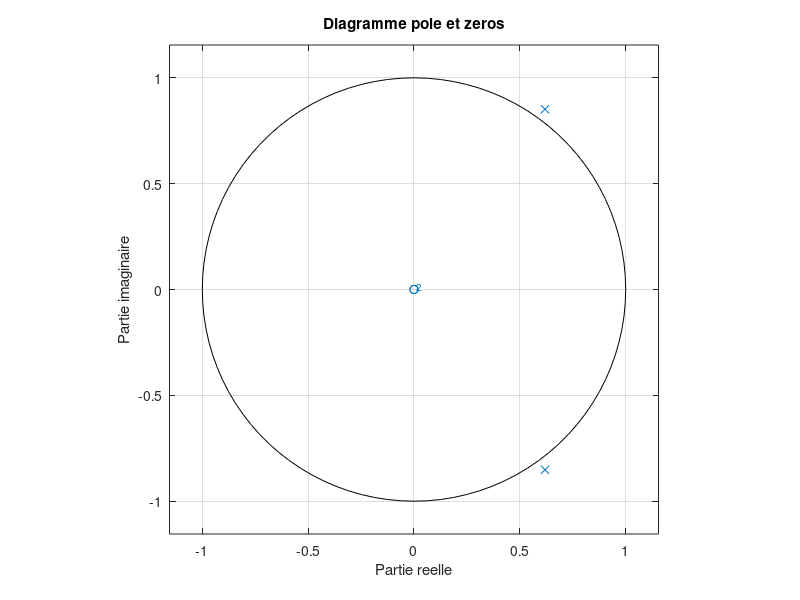
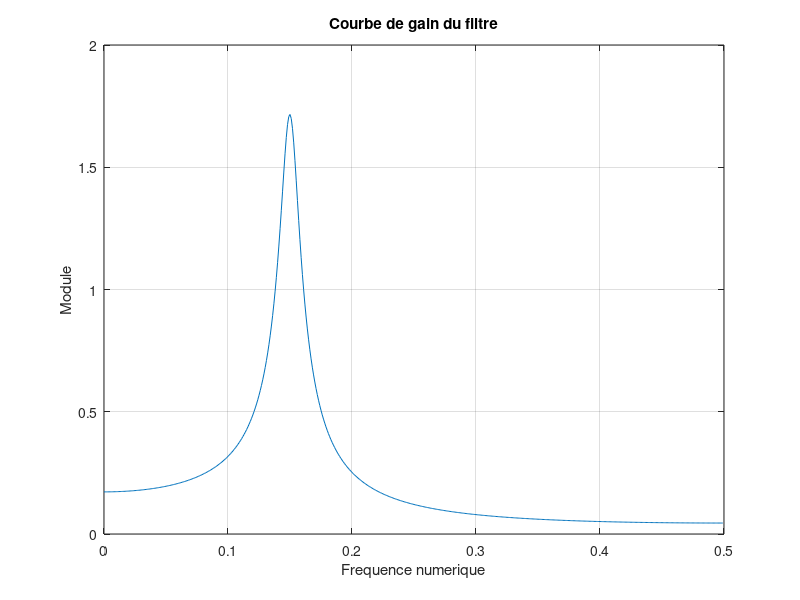
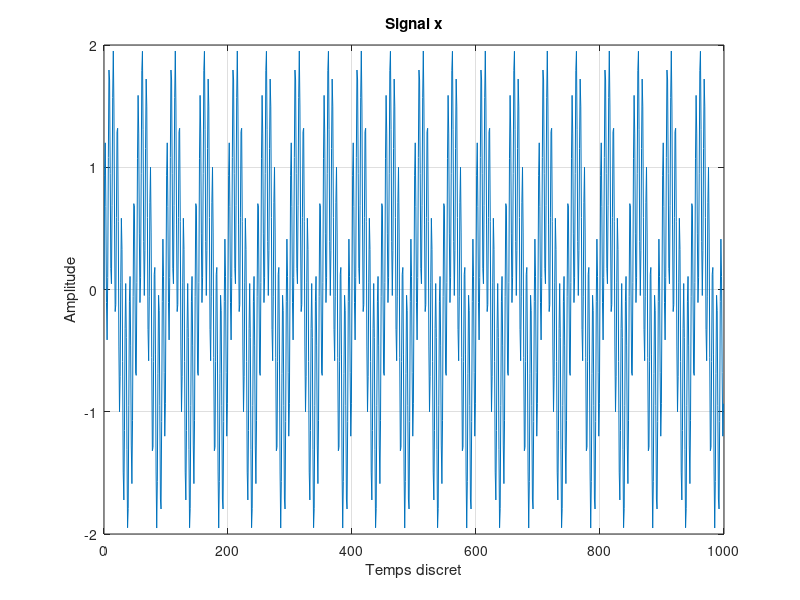
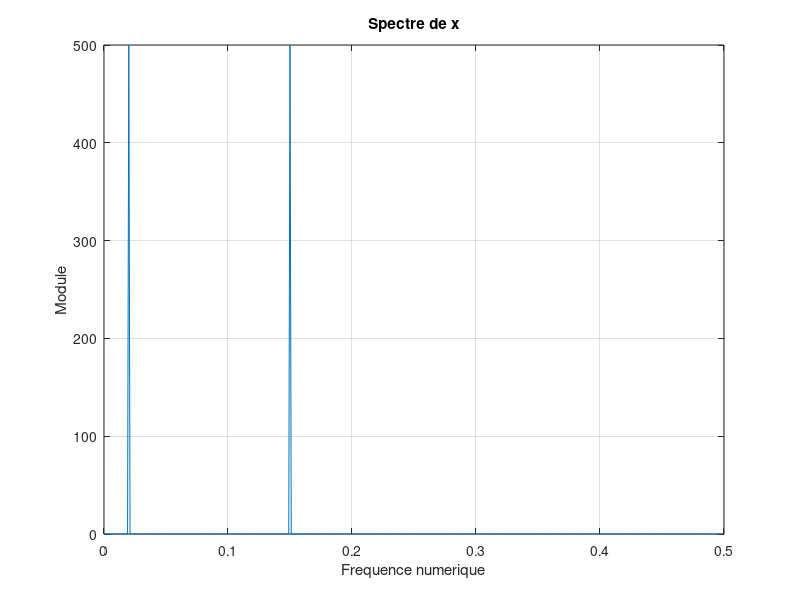

Reproduce these figures in MATLAB, in order.
clc; clear; close all

b0 = 0.15;
r = 1/0.95;
n1 = 0.15;
p = r*exp(2*1j*pi*n1);
pc = conj(p);
k = 500;

%% Generation de la fonction de transfert du filtre et affichages
B = b0;
a1 = -pc - p;
a2 = p*pc;
% A = [1 a1 a2];

A = poly([p, pc]);
figure(1)
zplane(B, A)
title("Diagramme pole et zeros")
xlabel("Partie reelle")
ylabel("Partie imaginaire")
%pole en dehors cercle unite : filtre instable
[H, w] = freqz(B, A, k);
tftd_h = abs(H);
f = w/(2*pi);

figure(2)
plot(f, tftd_h)
grid()
title("Courbe de gain du filtre")
xlabel("Frequence numerique")
ylabel("Module")
%meme courbe de gain qu'avant, aucune autre indication
%% Application du filtre AR
N = 1000;
n2 = 0.02;
t = (0:N-1)';

x = sin(2*pi*n1*t) + sin(2*pi*n2*t);

figure(3)
plot(t, x)
grid()
title("Signal x")
xlabel("Temps discret")
ylabel("Amplitude")

[X, w] = freqz(x, 1, k);
tftd_x = abs(X);

figure(4)
plot(f, tftd_x)
grid()
title("Spectre de x")
xlabel("Frequence numerique")
ylabel("Module")

y = filter(B, A, x);
[Y, w] = freqz(y, 1, k);
tftd_y = abs(Y);

figure(5)
plot(t, x)
hold on
plot(t, y)
grid()
title("Signal de sortie y")
xlabel("temps discret")
legend("Entree x", "Sortie y")
ylabel("Amplitude")

figure(6)
plot(f, tftd_y)
grid()
title("Spectre de sortie")
xlabel("Frequence numerique")
ylabel("Module")

x = zeros(100, 1);
x(1) = 1;
n = (0:100-1)';

[X, w] = freqz(x, 1, k);
tftd_x = abs(X);

y = filter(B, A, x);
[Y, w] = freqz(y, 1, k);
tftd_y = abs(Y);

h = filter(x, 1, y);
figure(7)
stem(n, h)
grid()
title("Reponse impulsionnelle du filtre AR")
xlabel("Temps discret")
ylabel("Amplitude")
%reponse impulsionnelle tend vers infini, filtre instable